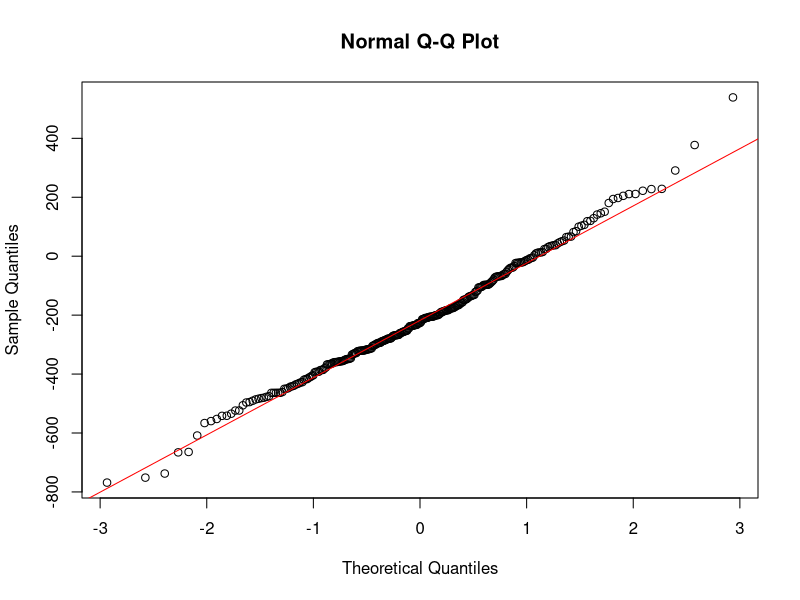
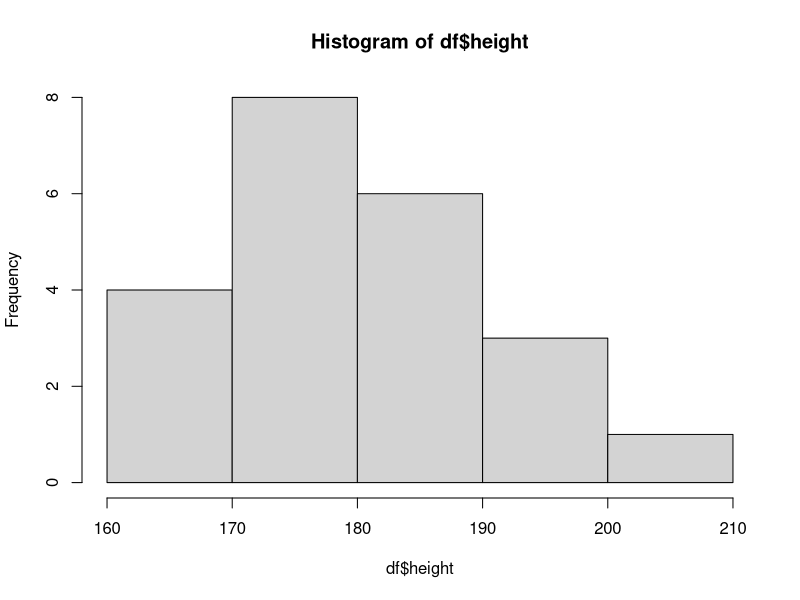
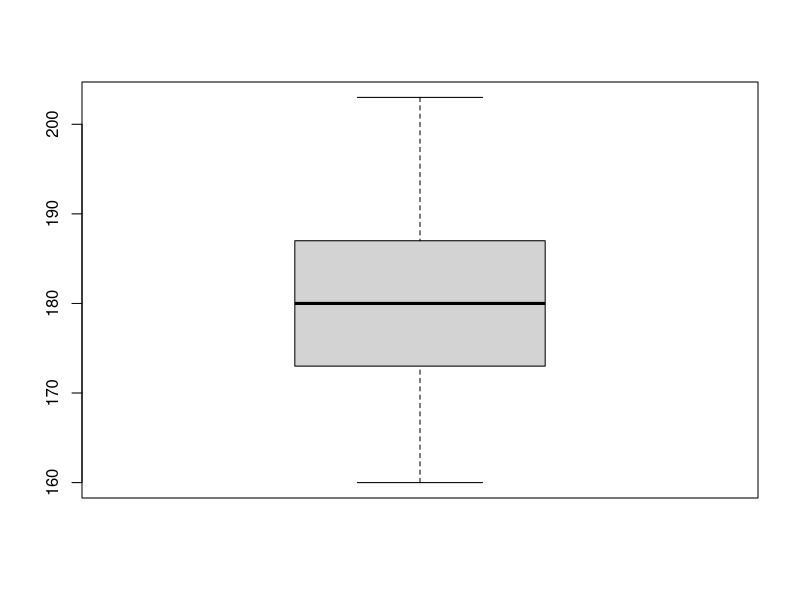
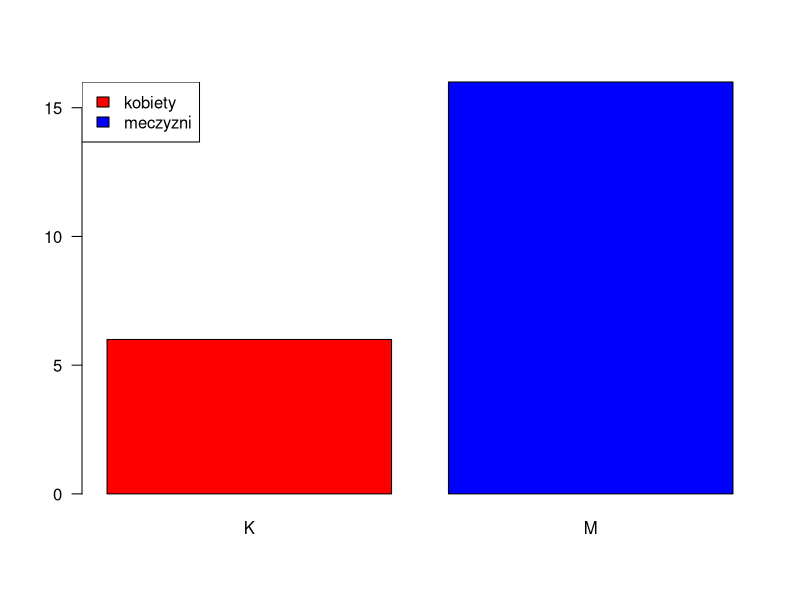

Write R code to recreate these figures, in order.
## ---- chunk 1
knitr::opts_chunk$set(echo = TRUE)
## ---- chunk 2
b = rnorm(300, -200, 200)
qqnorm(b)
qqline(b, col="red")
## ---- chunk 3
height <- c(188,165,172,160,164,175,164,178,184,203,200,193,182,187,173,183,194,180,180,187,179,180)
sex <- c('M','K','K','K','K','M','K','M','M','M','M','M','M','M','K','M','M','M','M','M','M','M')

t.test(height, mu=180)

df <- data.frame(height,sex)
height.min <-min(height)
height.max <- max(height)
height.range <- range(height)

test <- height.min == height.range[1]
min(df$height)
summary(df)

hist(df$height)
boxplot(df$height)

summary(df$sex)
barplot(table(df$sex), las=1, col=c('red', 'blue'))
legend("topleft", c('kobiety', 'meczyzni'), fill = c('red', 'blue'))
## ---- chunk 4

kob <- c(165,172,160,164,164,173, 173)
men <- c(188,175,178,184,203,200,193,182,187,183,194,180,180,187,179,180)
chisq.test(cbind(kob,men))
## ---- chunk 5
ok <- c(40, 80, 60)
bad <- c(10, 60, 20)
chisq.test(cbind(ok, bad))
